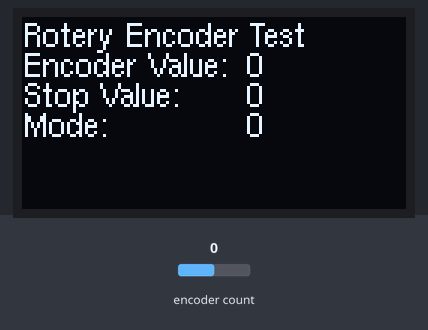
A sketch run on a simulated Arduino Nano, built with avr-gcc and run on an emulated ATmega328P. On the bench: 128×64 one-colour display. The inputs (shaded band) are chosen by the test bench; at power-on: encoder count 0. What the sketch prints to the serial monitor is not drawn.

Above: at 1.2 s.
1.3 s: encoder count set to 1
At 2.4 s:
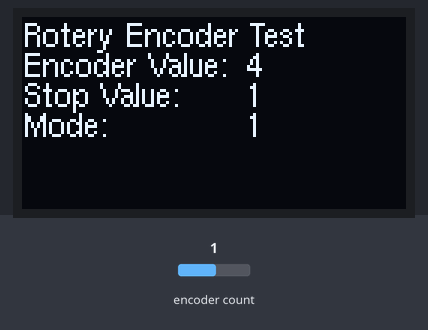
3.3 s: encoder count set to 2
At 5.0 s:
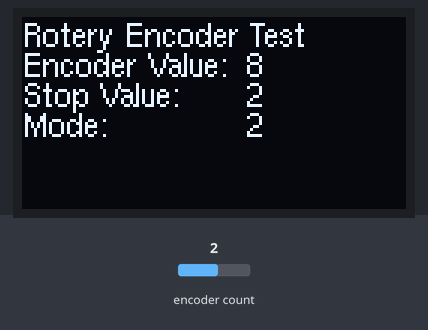
5.3 s: encoder count set to 3
At 6.9 s:
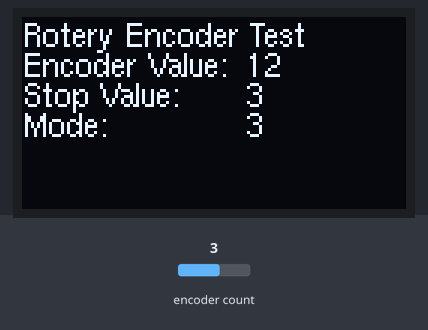
Timing chart, 0 to 8.4 s (numbered marks = the images above; inputs shaded):
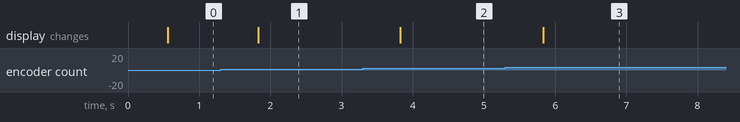

Measured:
- after the input at 1.3 s, the display: changes after 0.53 s (image 1)
- after the input at 3.3 s, the display: changes after 0.53 s (image 2)
- after the input at 5.3 s, the display: changes after 0.53 s (image 3)

The sketch:

_06-rotery-encoder-test.ino
```cpp
#include <Arduino.h>
#include <U8g2lib.h>
#include <SPI.h>
#include <Encoder.h>

// we use just one interrupt pin for good performance
#define ENC_A_PIN 2 // an interrupt pin
#define ENC_B_PIN 4 // not an interrupt pin

#define SET_PIN 12 // set the current encoder value to be the new variable
#define MODE_PIN A5 // change the programming mode

// Change these two numbers to the pins connected to your encoder.
//   Best Performance: both pins have interrupt capability
//   Good Performance: only the first pin has interrupt capability
//   Low Performance:  neither pin has interrupt capability
Encoder myEnc(ENC_A_PIN, ENC_B_PIN);
long oldPosition  = -999;
byte mode = 0;
byte mode_count = 5;

#include <SPI.h>

// order on OLED - GND, VCC, SCL, SDA, RDS, DC, CS
#define SCL_PIN 13 // SCL clock - 3rd from bottom
#define SDA_PIN 11 // SDA, Data, MOSI - must be on pin 11 on the Nano
#define DC_PIN 10 // DC moved from pin 9 which is needed as a PWM pin
// skip 9 for PWM
#define RDS_PIN 10 // reset
#define DC_PIN 8 // DC moved from pin 9 which is needed as a PWM pin
#define CS_PIN 7 // chip select top


// https://github.com/olikraus/u8g2/wiki/u8x8setupcpp#constructor-reference
// We are using the 128 byte 4W Hardware SPI with no rotation which only uses 27% of dynamic memory
U8G2_SSD1306_128X64_NONAME_1_4W_HW_SPI u8g2(U8G2_R0, CS_PIN, DC_PIN, RDS_PIN);

void setup(void) {
  u8g2.begin();
  // Set font to Helvetica regurlar 8 pixel high font
  // For other options see https://github.com/olikraus/u8g2/wiki/fntlistall#8-pixel-height
  u8g2.setFont(u8g2_font_helvR08_tf);
  Serial.begin(9600);
  Serial.println("Basic Encoder Test:");
}

void loop(void) {
  // look for the new encoder number
  long newPosition = myEnc.read();
  newPosition = newPosition % 255;
  byte stop_value = newPosition/4;
  byte mode = stop_value % mode_count;
  if (newPosition != oldPosition) {
    oldPosition = newPosition;
    u8g2.firstPage();
      do {
          u8g2.drawStr(0,10,"Rotery Encoder Test");
          u8g2.drawStr(0,20,"Encoder Value:");
          u8g2.setCursor(75,20);
          // right justify but only works up to 3 digits
          u8g2.print(newPosition);

          u8g2.drawStr(0,30,"Stop Value:");
          u8g2.setCursor(75,30);
          // 1/4 of the position value
          u8g2.print(stop_value);

          u8g2.drawStr(0,40,"Mode:");
          u8g2.setCursor(75,40);
          // 1/4 of the position value
          u8g2.print(mode);

          } while ( u8g2.nextPage() );
   }
  delay(10);
}
```
